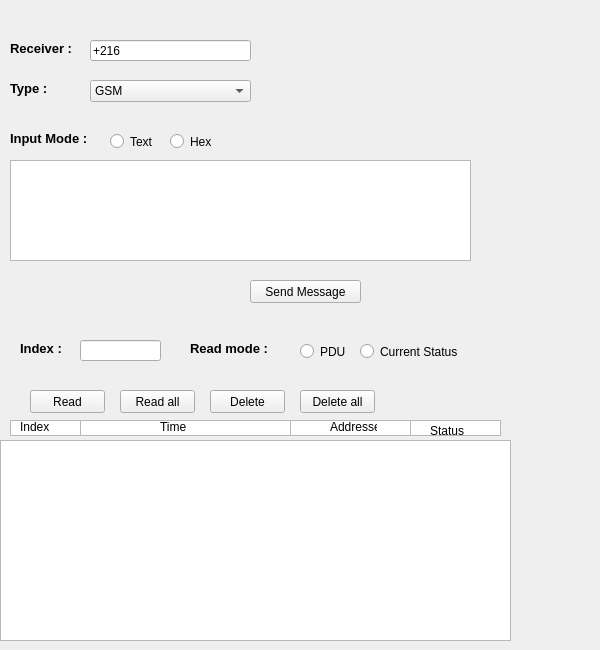
    <widget class="QWidget" name="SMS">
     <property name="autoFillBackground">
      <bool>false</bool>
     </property>
     <attribute name="icon">
      <iconset>
       <normaloff>../../.designer/backup/ab.ico</normaloff>../../.designer/backup/ab.ico</iconset>
     </attribute>
     <attribute name="title">
      <string>SMS</string>
     </attribute>
     <widget class="QLabel" name="label_14">
      <property name="geometry">
       <rect>
        <x>10</x>
        <y>40</y>
        <width>101</width>
        <height>16</height>
       </rect>
      </property>
      <property name="font">
       <font>
        <pointsize>10</pointsize>
        <weight>75</weight>
        <bold>true</bold>
       </font>
      </property>
      <property name="text">
       <string>Receiver :</string>
      </property>
     </widget>
     <widget class="QLineEdit" name="lineEdit_6">
      <property name="geometry">
       <rect>
        <x>90</x>
        <y>40</y>
        <width>161</width>
        <height>21</height>
       </rect>
      </property>
      <property name="text">
       <string>+216</string>
      </property>
     </widget>
     <widget class="QLabel" name="label_15">
      <property name="geometry">
       <rect>
        <x>10</x>
        <y>130</y>
        <width>101</width>
        <height>16</height>
       </rect>
      </property>
      <property name="font">
       <font>
        <pointsize>10</pointsize>
        <weight>75</weight>
        <bold>true</bold>
       </font>
      </property>
      <property name="text">
       <string>Input Mode :</string>
      </property>
     </widget>
     <widget class="QComboBox" name="comboBox">
      <property name="geometry">
       <rect>
        <x>90</x>
        <y>80</y>
        <width>161</width>
        <height>22</height>
       </rect>
      </property>
      <item>
       <property name="text">
        <string>GSM</string>
       </property>
      </item>
      <item>
       <property name="text">
        <string/>
       </property>
      </item>
     </widget>
     <widget class="QLabel" name="label_16">
      <property name="geometry">
       <rect>
        <x>10</x>
        <y>80</y>
        <width>101</width>
        <height>16</height>
       </rect>
      </property>
      <property name="font">
       <font>
        <pointsize>10</pointsize>
        <weight>75</weight>
        <bold>true</bold>
       </font>
      </property>
      <property name="text">
       <string>Type :</string>
      </property>
     </widget>
     <widget class="QRadioButton" name="radioButton_5">
      <property name="geometry">
       <rect>
        <x>110</x>
        <y>130</y>
        <width>112</width>
        <height>23</height>
       </rect>
      </property>
      <property name="text">
       <string>Text</string>
      </property>
     </widget>
     <widget class="QRadioButton" name="radioButton_6">
      <property name="geometry">
       <rect>
        <x>170</x>
        <y>130</y>
        <width>112</width>
        <height>23</height>
       </rect>
      </property>
      <property name="text">
       <string>Hex</string>
      </property>
     </widget>
     <widget class="QTextEdit" name="textEdit">
      <property name="geometry">
       <rect>
        <x>10</x>
        <y>160</y>
        <width>461</width>
        <height>101</height>
       </rect>
      </property>
      <property name="html">
       <string>&lt;!DOCTYPE HTML PUBLIC &quot;-//W3C//DTD HTML 4.0//EN&quot; &quot;http://www.w3.org/TR/REC-html40/strict.dtd&quot;&gt;
&lt;html&gt;&lt;head&gt;&lt;meta name=&quot;qrichtext&quot; content=&quot;1&quot; /&gt;&lt;style type=&quot;text/css&quot;&gt;
p, li { white-space: pre-wrap; }
&lt;/style&gt;&lt;/head&gt;&lt;body style=&quot; font-family:'Ubuntu'; font-size:11pt; font-weight:400; font-style:normal;&quot;&gt;
&lt;p style=&quot;-qt-paragraph-type:empty; margin-top:0px; margin-bottom:0px; margin-left:0px; margin-right:0px; -qt-block-indent:0; text-indent:0px;&quot;&gt;&lt;br /&gt;&lt;/p&gt;&lt;/body&gt;&lt;/html&gt;</string>
      </property>
     </widget>
     <widget class="QPushButton" name="pushButton_38">
      <property name="geometry">
       <rect>
        <x>250</x>
        <y>280</y>
        <width>111</width>
        <height>23</height>
       </rect>
      </property>
      <property name="text">
       <string>Send Message</string>
      </property>
     </widget>
     <widget class="QLabel" name="label_17">
      <property name="geometry">
       <rect>
        <x>20</x>
        <y>340</y>
        <width>101</width>
        <height>16</height>
       </rect>
      </property>
      <property name="font">
       <font>
        <pointsize>10</pointsize>
        <weight>75</weight>
        <bold>true</bold>
       </font>
      </property>
      <property name="text">
       <string>Index :</string>
      </property>
     </widget>
     <widget class="QLineEdit" name="lineEdit_7">
      <property name="geometry">
       <rect>
        <x>80</x>
        <y>340</y>
        <width>81</width>
        <height>21</height>
       </rect>
      </property>
      <property name="text">
       <string/>
      </property>
     </widget>
     <widget class="QLabel" name="label_18">
      <property name="geometry">
       <rect>
        <x>190</x>
        <y>340</y>
        <width>101</width>
        <height>16</height>
       </rect>
      </property>
      <property name="font">
       <font>
        <pointsize>10</pointsize>
        <weight>75</weight>
        <bold>true</bold>
       </font>
      </property>
      <property name="text">
       <string>Read mode :</string>
      </property>
     </widget>
     <widget class="QRadioButton" name="radioButton_7">
      <property name="geometry">
       <rect>
        <x>300</x>
        <y>340</y>
        <width>112</width>
        <height>23</height>
       </rect>
      </property>
      <property name="text">
       <string>PDU</string>
      </property>
     </widget>
     <widget class="QRadioButton" name="radioButton_8">
      <property name="geometry">
       <rect>
        <x>360</x>
        <y>340</y>
        <width>112</width>
        <height>23</height>
       </rect>
      </property>
      <property name="text">
       <string>Current Status</string>
      </property>
     </widget>
     <widget class="QPushButton" name="pushButton_39">
      <property name="geometry">
       <rect>
        <x>30</x>
        <y>390</y>
        <width>75</width>
        <height>23</height>
       </rect>
      </property>
      <property name="text">
       <string>Read</string>
      </property>
     </widget>
     <widget class="QPushButton" name="pushButton_40">
      <property name="geometry">
       <rect>
        <x>120</x>
        <y>390</y>
        <width>75</width>
        <height>23</height>
       </rect>
      </property>
      <property name="text">
       <string>Read all</string>
      </property>
     </widget>
     <widget class="QPushButton" name="pushButton_41">
      <property name="geometry">
       <rect>
        <x>210</x>
        <y>390</y>
        <width>75</width>
        <height>23</height>
       </rect>
      </property>
      <property name="text">
       <string>Delete</string>
      </property>
     </widget>
     <widget class="QPushButton" name="pushButton_42">
      <property name="geometry">
       <rect>
        <x>300</x>
        <y>390</y>
        <width>75</width>
        <height>23</height>
       </rect>
      </property>
      <property name="text">
       <string>Delete all</string>
      </property>
     </widget>
     <widget class="QColumnView" name="columnView">
      <property name="geometry">
       <rect>
        <x>10</x>
        <y>420</y>
        <width>71</width>
        <height>16</height>
       </rect>
      </property>
      <property name="accessibleName">
       <string>Index</string>
      </property>
     </widget>
     <widget class="QColumnView" name="columnView_2">
      <property name="geometry">
       <rect>
        <x>80</x>
        <y>420</y>
        <width>211</width>
        <height>16</height>
       </rect>
      </property>
     </widget>
     <widget class="QColumnView" name="columnView_3">
      <property name="geometry">
       <rect>
        <x>290</x>
        <y>420</y>
        <width>141</width>
        <height>16</height>
       </rect>
      </property>
     </widget>
     <widget class="QColumnView" name="columnView_4">
      <property name="geometry">
       <rect>
        <x>410</x>
        <y>420</y>
        <width>91</width>
        <height>16</height>
       </rect>
      </property>
     </widget>
     <widget class="QLabel" name="label_19">
      <property name="geometry">
       <rect>
        <x>20</x>
        <y>420</y>
        <width>47</width>
        <height>13</height>
       </rect>
      </property>
      <property name="text">
       <string>Index</string>
      </property>
     </widget>
     <widget class="QLabel" name="label_21">
      <property name="geometry">
       <rect>
        <x>430</x>
        <y>420</y>
        <width>161</width>
        <height>21</height>
       </rect>
      </property>
      <property name="text">
       <string>Status</string>
      </property>
     </widget>
     <widget class="QLabel" name="label_22">
      <property name="geometry">
       <rect>
        <x>330</x>
        <y>420</y>
        <width>47</width>
        <height>13</height>
       </rect>
      </property>
      <property name="text">
       <string>Addresser</string>
      </property>
     </widget>
     <widget class="QLabel" name="label_23">
      <property name="geometry">
       <rect>
        <x>160</x>
        <y>420</y>
        <width>47</width>
        <height>13</height>
       </rect>
      </property>
      <property name="text">
       <string>Time</string>
      </property>
     </widget>
     <widget class="QTextBrowser" name="textBrowser_32">
      <property name="geometry">
       <rect>
        <x>0</x>
        <y>440</y>
        <width>511</width>
        <height>201</height>
       </rect>
      </property>
     </widget>
    </widget>
